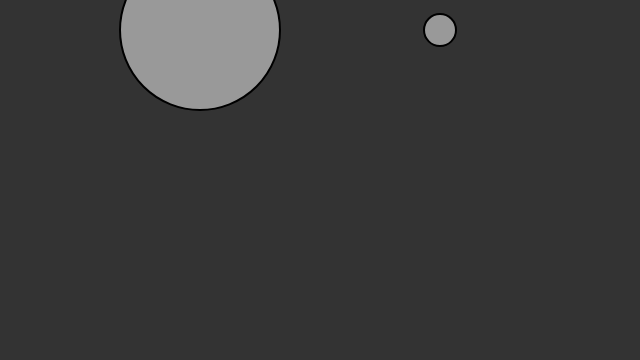
Frame 1 (no input)
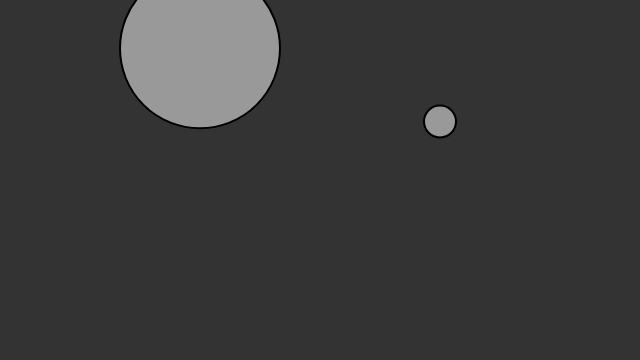
Frame 60 (no input)
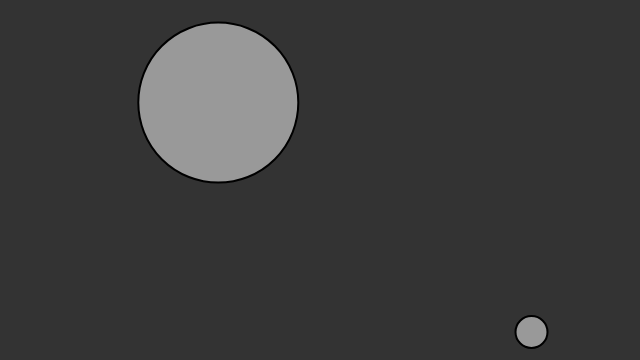
Frame 120 (the mouse pressed at the canvas centre since frame 60)

The p5.js sketch that drew these frames (run headless with seeded random() and noise() and a simulated clock; from frame 60 on, the mouse is pressed at the canvas centre):

// p5.js sketch
// ── sketch.js
// The Nature of Code
// Daniel Shiffman
// http://natureofcode.com

let moverA;
let moverB;

function setup() {
  createCanvas(640, 360);
  // A large Mover on the left side of the window
  moverA = new Mover(200, 30, 10);
  // A smaller Mover on the right side of the window
  moverB = new Mover(440, 30, 2);
  createP('Click mouse to apply wind force.');
}

function draw() {
  background(51);

  let gravity = createVector(0, 0.1);
  moverA.applyForce(gravity);
  moverB.applyForce(gravity);

  if (mouseIsPressed) {
    let wind = createVector(0.1, 0);
    moverA.applyForce(wind);
    moverB.applyForce(wind);
  }

  moverA.update();
  moverA.display();
  moverA.checkEdges();

  moverB.update();
  moverB.display();
  moverB.checkEdges();
}
// ── mover.js
// The Nature of Code
// Daniel Shiffman
// http://natureofcode.com

class Mover {
  constructor(x, y, m) {
    this.mass = m;
    this.position = createVector(x, y);
    this.velocity = createVector(0, 0);
    this.acceleration = createVector(0, 0);
  }

  applyForce(force) {
    let f = p5.Vector.div(force, this.mass);
    this.acceleration.add(f);
  }

  update() {
    this.velocity.add(this.acceleration);
    this.position.add(this.velocity);
    this.acceleration.mult(0);
  }

  display() {
    stroke(0);
    strokeWeight(2);
    fill(255, 127);
    ellipse(this.position.x, this.position.y, this.mass * 16, this.mass * 16);
  }

  checkEdges() {
    if (this.position.x > width) {
      this.position.x = width;
      this.velocity.x *= -1;
    } else if (this.position.x < 0) {
      this.velocity.x *= -1;
      this.position.x = 0;
    }
    if (this.position.y > height) {
      this.velocity.y *= -1;
      this.position.y = height;
    }
  }

}
